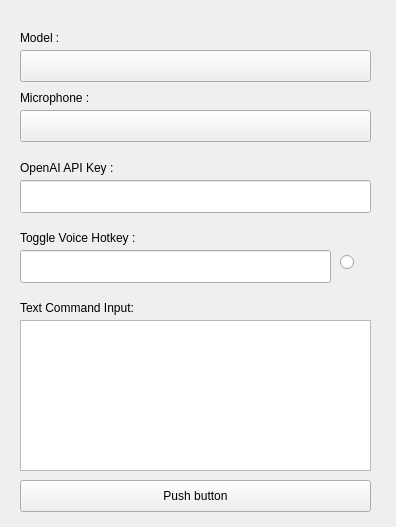
<?xml version="1.0" encoding="UTF-8"?>
<ui version="4.0">
 <class>Form</class>
 <widget class="QWidget" name="Form">
  <property name="geometry">
   <rect>
    <x>0</x>
    <y>0</y>
    <width>396</width>
    <height>527</height>
   </rect>
  </property>
  <property name="windowTitle">
   <string>Form</string>
  </property>
  <widget class="ComboBox" name="ComboBox">
   <property name="geometry">
    <rect>
     <x>20</x>
     <y>50</y>
     <width>351</width>
     <height>32</height>
    </rect>
   </property>
  </widget>
  <widget class="ComboBox" name="ComboBox_2">
   <property name="geometry">
    <rect>
     <x>20</x>
     <y>110</y>
     <width>351</width>
     <height>32</height>
    </rect>
   </property>
  </widget>
  <widget class="CaptionLabel" name="CaptionLabel">
   <property name="geometry">
    <rect>
     <x>20</x>
     <y>30</y>
     <width>81</width>
     <height>16</height>
    </rect>
   </property>
   <property name="text">
    <string>Model :</string>
   </property>
  </widget>
  <widget class="CaptionLabel" name="CaptionLabel_2">
   <property name="geometry">
    <rect>
     <x>20</x>
     <y>90</y>
     <width>81</width>
     <height>16</height>
    </rect>
   </property>
   <property name="text">
    <string>Microphone :</string>
   </property>
  </widget>
  <widget class="LineEdit" name="LineEdit">
   <property name="geometry">
    <rect>
     <x>20</x>
     <y>180</y>
     <width>351</width>
     <height>33</height>
    </rect>
   </property>
  </widget>
  <widget class="LineEdit" name="LineEdit_2">
   <property name="geometry">
    <rect>
     <x>20</x>
     <y>250</y>
     <width>311</width>
     <height>33</height>
    </rect>
   </property>
  </widget>
  <widget class="TextEdit" name="TextEdit">
   <property name="geometry">
    <rect>
     <x>20</x>
     <y>320</y>
     <width>351</width>
     <height>151</height>
    </rect>
   </property>
  </widget>
  <widget class="PushButton" name="PushButton">
   <property name="geometry">
    <rect>
     <x>20</x>
     <y>480</y>
     <width>351</width>
     <height>32</height>
    </rect>
   </property>
   <property name="text">
    <string>Push button</string>
   </property>
  </widget>
  <widget class="CaptionLabel" name="CaptionLabel_3">
   <property name="geometry">
    <rect>
     <x>20</x>
     <y>160</y>
     <width>131</width>
     <height>16</height>
    </rect>
   </property>
   <property name="text">
    <string>OpenAI API Key :</string>
   </property>
  </widget>
  <widget class="CaptionLabel" name="CaptionLabel_4">
   <property name="geometry">
    <rect>
     <x>20</x>
     <y>230</y>
     <width>141</width>
     <height>16</height>
    </rect>
   </property>
   <property name="text">
    <string>Toggle Voice Hotkey :</string>
   </property>
  </widget>
  <widget class="CaptionLabel" name="CaptionLabel_5">
   <property name="geometry">
    <rect>
     <x>20</x>
     <y>300</y>
     <width>121</width>
     <height>16</height>
    </rect>
   </property>
   <property name="text">
    <string>Text Command Input:</string>
   </property>
  </widget>
  <widget class="RadioButton" name="RadioButton">
   <property name="geometry">
    <rect>
     <x>340</x>
     <y>250</y>
     <width>31</width>
     <height>24</height>
    </rect>
   </property>
   <property name="text">
    <string/>
   </property>
  </widget>
 </widget>
 <customwidgets>
  <customwidget>
   <class>ComboBox</class>
   <extends>QPushButton</extends>
   <header>qfluentwidgets</header>
  </customwidget>
  <customwidget>
   <class>PushButton</class>
   <extends>QPushButton</extends>
   <header>qfluentwidgets</header>
  </customwidget>
  <customwidget>
   <class>RadioButton</class>
   <extends>QRadioButton</extends>
   <header>qfluentwidgets</header>
  </customwidget>
  <customwidget>
   <class>CaptionLabel</class>
   <extends>QLabel</extends>
   <header>qfluentwidgets</header>
  </customwidget>
  <customwidget>
   <class>LineEdit</class>
   <extends>QLineEdit</extends>
   <header>qfluentwidgets</header>
  </customwidget>
  <customwidget>
   <class>TextEdit</class>
   <extends>QTextEdit</extends>
   <header>qfluentwidgets</header>
  </customwidget>
 </customwidgets>
 <resources/>
 <connections/>
</ui>
